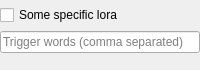
<?xml version="1.0" encoding="UTF-8"?>
<ui version="4.0">
 <class>lora</class>
 <widget class="QWidget" name="lora">
  <property name="geometry">
   <rect>
    <x>0</x>
    <y>0</y>
    <width>200</width>
    <height>70</height>
   </rect>
  </property>
  <property name="sizePolicy">
   <sizepolicy hsizetype="Preferred" vsizetype="Preferred">
    <horstretch>0</horstretch>
    <verstretch>0</verstretch>
   </sizepolicy>
  </property>
  <property name="maximumSize">
   <size>
    <width>16777215</width>
    <height>16777215</height>
   </size>
  </property>
  <property name="font">
   <font>
    <pointsize>9</pointsize>
   </font>
  </property>
  <property name="windowTitle">
   <string>Form</string>
  </property>
  <layout class="QGridLayout" name="gridLayout_2">
   <property name="leftMargin">
    <number>0</number>
   </property>
   <property name="topMargin">
    <number>0</number>
   </property>
   <property name="rightMargin">
    <number>0</number>
   </property>
   <item row="0" column="0">
    <layout class="QGridLayout" name="gridLayout">
     <property name="horizontalSpacing">
      <number>0</number>
     </property>
     <item row="3" column="0">
      <widget class="QLineEdit" name="trigger_word">
       <property name="toolTip">
        <string>&lt;html&gt;&lt;head/&gt;&lt;body&gt;&lt;p&gt;Some LoRA require a trigger word to activate.&lt;/p&gt;&lt;p&gt;Make a note here for your records.&lt;/p&gt;&lt;/body&gt;&lt;/html&gt;</string>
       </property>
       <property name="placeholderText">
        <string>Trigger words (comma separated)</string>
       </property>
      </widget>
     </item>
     <item row="0" column="0">
      <widget class="QCheckBox" name="enabledCheckbox">
       <property name="sizePolicy">
        <sizepolicy hsizetype="Expanding" vsizetype="Fixed">
         <horstretch>0</horstretch>
         <verstretch>0</verstretch>
        </sizepolicy>
       </property>
       <property name="text">
        <string>Some specific lora</string>
       </property>
      </widget>
     </item>
    </layout>
   </item>
  </layout>
 </widget>
 <resources/>
 <connections/>
</ui>
